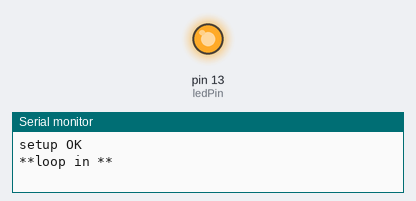
A sketch run on a simulated Arduino Uno, built with avr-gcc and run on an emulated ATmega328P. On the bench: output pins drawn as LEDs (lit = HIGH), the last lines printed to the serial monitor.

Above: at 1.0 s.
At 3.0 s:
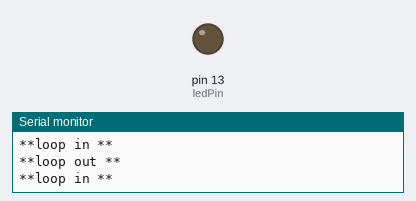
Timing chart, 0 to 5.2 s (numbered marks = the images above):
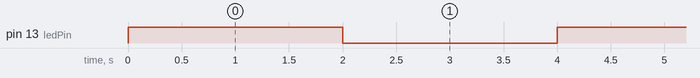

Measured:
- by itself, pin 13 (ledPin): alternates HIGH for 2.0 s and LOW for 2.0 s

The sketch:

03_blinkLED_noLib_SerialIfdef.ino
```cpp
#define DEBUG
const int ledPin =  13;      // the number of the LED pin
int state = 0;

void setup() {
  // put your setup code here, to run once:
  pinMode(ledPin, OUTPUT);
#ifdef DEBUG
  Serial.begin(9600);
  // while the serial stream is not open, do nothing:
  while (!Serial) ;
  Serial.println(F("setup OK"));
#endif
}

void loop() {
#ifdef DEBUG
  Serial.println(F("**loop in **"));
#endif

  if (state == 0)
  {
    digitalWrite(ledPin, HIGH);
    state = 1;
  }
  else
  {
    digitalWrite(ledPin, LOW);
    state = 0;
  }
  delay(2000);  // wait for 2 sec
#ifdef DEBUG
  Serial.println("**loop out **");
#endif
}
```
